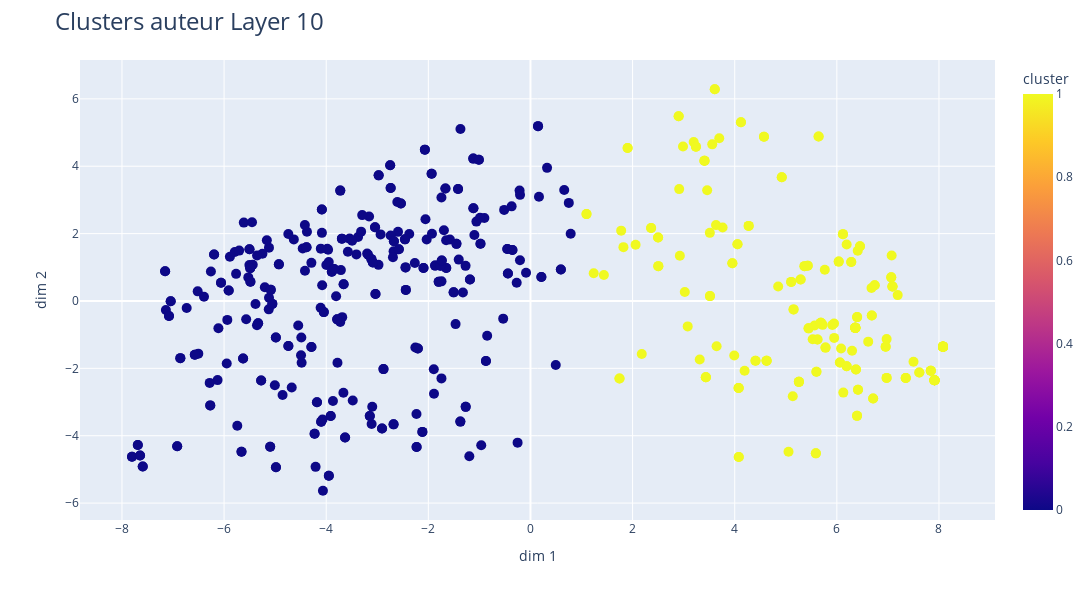

Notebook code cell kept with this figure:
### Markdown cell above
## Clustering

### Code cell
import pandas as pd
import numpy as np
from sklearn.decomposition import PCA
from sklearn.cluster import KMeans
from sklearn.metrics import silhouette_score
import matplotlib.pyplot as plt
from sklearn.cluster import KMeans
import plotly.express as px
from csv import writer
from scipy.spatial.distance import pdist

layers = ['10','11','12']

for word in words:

  w_df = pd.read_pickle('Results/Results_Pickles/'+word+'_'+language+'_'+model_name+'.pkl') #N.B. pickle files not included due to file size

  for layer in layers:
      X = np.array(w_df['embeddings_layer_'+layer].tolist()) # word_embeddings

      pca = PCA(2)
      df = pca.fit_transform(X)

      word_embeddings = df

      # Compute silhouette scores for different numbers of clusters
      min_clusters = 2
      max_clusters = 10
      silhouette_scores = []

      for k in range(min_clusters, max_clusters + 1):
          kmeans = KMeans(n_clusters=k, random_state=0, n_init=10)
          clusters = kmeans.fit_predict(word_embeddings)
          score = silhouette_score(word_embeddings, clusters)
          silhouette_scores.append(score)

      # Compute within-cluster sum of squares (WCSS) for different numbers of clusters
      min_clusters = 2
      max_clusters = 6
      wcss = []

      for k in range(min_clusters, max_clusters + 1):
          kmeans = KMeans(n_clusters=k, random_state=0,n_init=10)
          kmeans.fit(word_embeddings)
          wcss.append(kmeans.inertia_)

      # saving the wcss to plot elbow plots
      with open('Results/Other_Results/'+layer+'_en.csv','a') as elbow_csv:
        el_writer = writer(elbow_csv)
        el_writer.writerow([word,wcss])


      # Create text annotations for each point
      annotations = w_df['original'].tolist()

      max_silhouette_clusters = silhouette_scores.index(max(silhouette_scores))+2

      kmeans = KMeans(n_clusters = max_silhouette_clusters,n_init=10, random_state =0 )
      clusters = kmeans.fit_predict(df)

      # Plotting
      # Creating a dataframe with embeddings and sentences
      data = {'x': df[:, 0], 'y': df[:, 1], 'cluster': clusters, 'word': annotations}
      sentence_df = pd.DataFrame(data)

      # Create a scatter plot with hover annotations using Plotly
      fig = px.scatter(sentence_df, x='x', y='y', color='cluster', hover_data=['word'], labels={'x': 'dim 1', 'y': 'dim 2'},width=1200, height=600)
      fig.update_traces(marker=dict(size=10))

      fig.update_layout(
          title="Clusters "+word+' Layer '+layer,
          title_font_size=24,  # You can adjust the font size if needed
          )

      # Display the plot
      fig.show()

      # computing cosine distances for embeddings

      # calculate cosine distances using pairwise distances
      distances = pdist(X, metric='cosine')

      # calculate the standard deviation
      std_dev = np.std(distances)

      # calculate mean distance
      av = np.mean(distances)

       # save results for each layer in different file, e.g. layer 10 one file, layer 11 another file etc., each csv
      with open('Results/Other_Results/'+language+'_'+model_name+'_'+layer+'.csv','a') as cluster_data:
        cluster_writer = writer(cluster_data)
        cluster_writer.writerow([word, silhouette_scores, wcss, distances, std_dev, av])

      # save cluster data to csv and excel for qualitative analysis
      w_df['cluster'] = clusters
      clusters = w_df.drop(columns = ['embeddings_layer_12','embeddings_layer_11','embeddings_layer_10','sentence_no'])
      clusters.to_excel('Results/Other_Results/'+word+'_'+language+model_name+layer+'_cl.xlsx', index=False)

### Figure 1 — Plotly figure (JSON) as saved in the notebook; plotly's stock layout.template omitted (floating-point values rounded to 4 significant figures; data arrays with more than 128 entries replaced by an {"elided": "..."} marker saying what was removed)
{"data": [{"customdata": {"elided": "500x1 str values"}, "hovertemplate": "dim 1=%{x}<br>dim 2=%{y}<br>word=%{customdata[0]}<br>cluster=%{marker.color}<extra></extra>", "legendgroup": "", "marker": {"color": {"elided": "500 int values"}, "coloraxis": "coloraxis", "size": 10, "symbol": "circle"}, "mode": "markers", "name": "", "orientation": "v", "showlegend": false, "type": "scatter", "x": {"elided": "500 float values"}, "xaxis": "x", "y": {"elided": "500 float values"}, "yaxis": "y"}], "layout": {"coloraxis": {"colorbar": {"title": {"text": "cluster"}}, "colorscale": [[0, "#0d0887"], [0.1111, "#46039f"], [0.2222, "#7201a8"], [0.3333, "#9c179e"], [0.4444, "#bd3786"], [0.5556, "#d8576b"], [0.6667, "#ed7953"], [0.7778, "#fb9f3a"], [0.8889, "#fdca26"], [1, "#f0f921"]]}, "height": 600, "legend": {"tracegroupgap": 0}, "margin": {"t": 60}, "title": {"font": {"size": 24}, "text": "Clusters auteur Layer 10"}, "width": 1200, "xaxis": {"anchor": "y", "domain": [0, 1], "title": {"text": "dim 1"}}, "yaxis": {"anchor": "x", "domain": [0, 1], "title": {"text": "dim 2"}}}}
